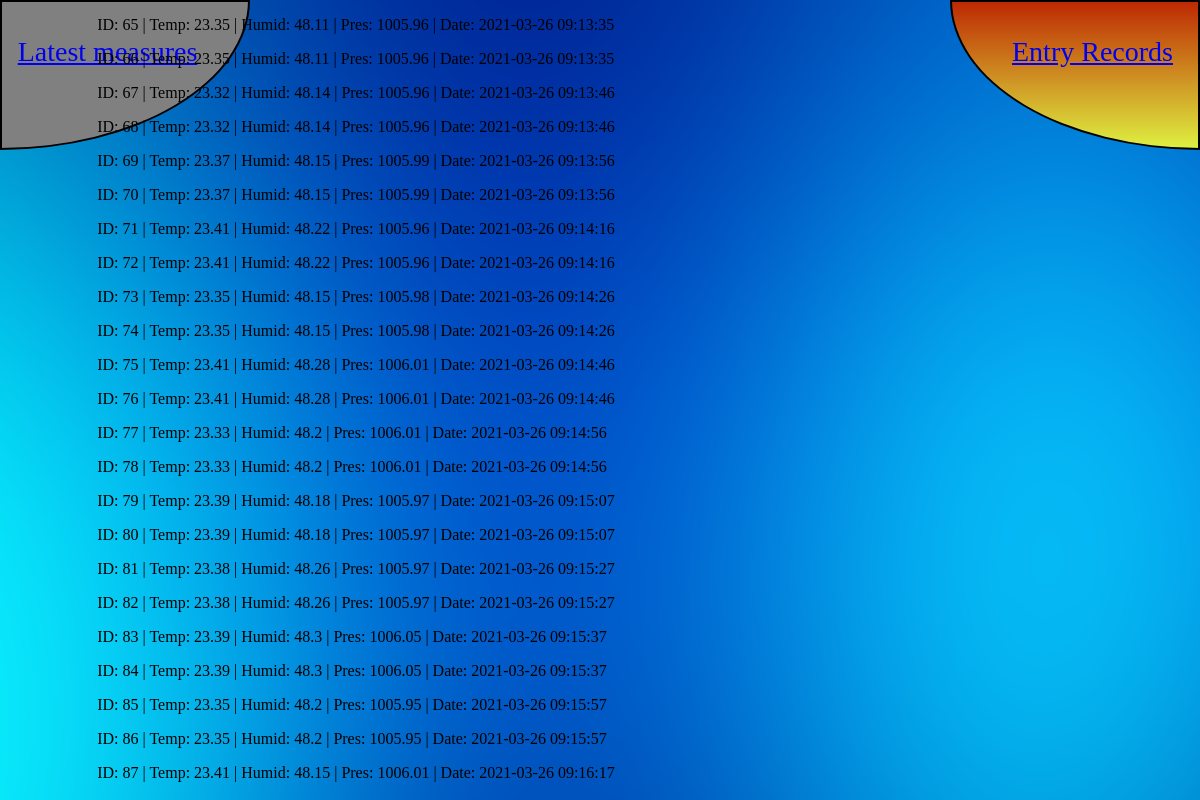
The page /allmeasurements on the database its author committed.
### tables this page shows
CREATE TABLE measurements
(temperature TEXT NOT NULL,
 humidity TEXT NOT NULL,
 pressure TEXT NOT NULL,
 date TIMESTAMP NOT NULL);

### measurements.py (the view)
@app.route("/allmeasurements", methods=["GET"])
def allmeasurements() -> str:
    return render_template("records.html", list=db.all_measurements())

### measurements_db.py (called while the page is built)
def all_measurements() -> List:
    with sqlite3.connect(__MEASUREMENTS_DB) as conn:
        cur = conn.cursor()
        cur.execute(
            """SELECT rowid,temperature,humidity,pressure,date
               FROM measurements
               ORDER BY rowid;"""
        )
        return cur.fetchall()

### templates/records.html (shortened to what this page needs)
{% extends 'base.html' %}
{% block body %}
    <div class="content">
        {% if list %}
        <div class="centeredleft" id="allmeasurements">
        {% for row in list %}
            <div id="measurement-{{row[0]}}">
            <p>ID: {{row[0]}} | Temp: {{row[1]}} | Humid: {{row[2]}} | Pres: {{row[3]}} | Date: {{row[4]}}</p>
            </div>
        {% endfor %}
        </div>
        {% else %}
        <p style="color: black; font-weight: 900;">There are no measurements</p>
        {% endif %}
    </div>
{% endblock %}

### static/style/main.css (style rules this page uses)
.content { position: fixed; top: 30%; left: 10%; display: inline-block; }
div.centeredleft { position: fixed; top: 35%; left: 30%; transform: translate(-50%, -50%); }

### templates/records.html (style rules this page uses)
* { box-sizing: border-box; }

### rows shown on the page
measurements: rowid "65", temperature "23.35", humidity "48.11", pressure "1005.96", date "2021-03-26 09:13:35"
measurements: rowid "66", temperature "23.35", humidity "48.11", pressure "1005.96", date "2021-03-26 09:13:35"
measurements: rowid "67", temperature "23.32", humidity "48.14", pressure "1005.96", date "2021-03-26 09:13:46"
measurements: rowid "68", temperature "23.32", humidity "48.14", pressure "1005.96", date "2021-03-26 09:13:46"
measurements: rowid "69", temperature "23.37", humidity "48.15", pressure "1005.99", date "2021-03-26 09:13:56"
measurements: rowid "70", temperature "23.37", humidity "48.15", pressure "1005.99", date "2021-03-26 09:13:56"
measurements: rowid "71", temperature "23.41", humidity "48.22", pressure "1005.96", date "2021-03-26 09:14:16"
measurements: rowid "72", temperature "23.41", humidity "48.22", pressure "1005.96", date "2021-03-26 09:14:16"
measurements: rowid "73", temperature "23.35", humidity "48.15", pressure "1005.98", date "2021-03-26 09:14:26"
measurements: rowid "74", temperature "23.35", humidity "48.15", pressure "1005.98", date "2021-03-26 09:14:26"
measurements: rowid "75", temperature "23.41", humidity "48.28", pressure "1006.01", date "2021-03-26 09:14:46"
measurements: rowid "76", temperature "23.41", humidity "48.28", pressure "1006.01", date "2021-03-26 09:14:46"
measurements: rowid "77", temperature "23.33", humidity "48.2", pressure "1006.01", date "2021-03-26 09:14:56"
measurements: rowid "78", temperature "23.33", humidity "48.2", pressure "1006.01", date "2021-03-26 09:14:56"
measurements: rowid "79", temperature "23.39", humidity "48.18", pressure "1005.97", date "2021-03-26 09:15:07"
measurements: rowid "80", temperature "23.39", humidity "48.18", pressure "1005.97", date "2021-03-26 09:15:07"
measurements: rowid "81", temperature "23.38", humidity "48.26", pressure "1005.97", date "2021-03-26 09:15:27"
measurements: rowid "82", temperature "23.38", humidity "48.26", pressure "1005.97", date "2021-03-26 09:15:27"
measurements: rowid "83", temperature "23.39", humidity "48.3", pressure "1006.05", date "2021-03-26 09:15:37"
measurements: rowid "84", temperature "23.39", humidity "48.3", pressure "1006.05", date "2021-03-26 09:15:37"
measurements: rowid "85", temperature "23.35", humidity "48.2", pressure "1005.95", date "2021-03-26 09:15:57"
measurements: rowid "86", temperature "23.35", humidity "48.2", pressure "1005.95", date "2021-03-26 09:15:57"
measurements: rowid "87", temperature "23.41", humidity "48.15", pressure "1006.01", date "2021-03-26 09:16:17"
